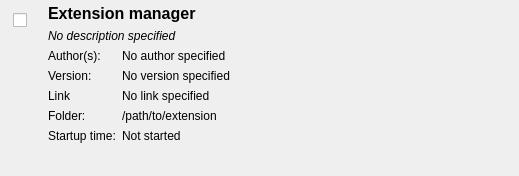
<?xml version="1.0" encoding="UTF-8"?>
<ui version="4.0">
 <class>extension_plugin_manager</class>
 <widget class="QWidget" name="extension_plugin_manager">
  <property name="geometry">
   <rect>
    <x>0</x>
    <y>0</y>
    <width>519</width>
    <height>176</height>
   </rect>
  </property>
  <property name="windowTitle">
   <string>Form</string>
  </property>
  <layout class="QHBoxLayout" name="horizontalLayout">
   <property name="leftMargin">
    <number>4</number>
   </property>
   <property name="topMargin">
    <number>4</number>
   </property>
   <property name="rightMargin">
    <number>4</number>
   </property>
   <property name="bottomMargin">
    <number>4</number>
   </property>
   <item>
    <widget class="QWidget" name="widget_2" native="true">
     <property name="sizePolicy">
      <sizepolicy hsizetype="Fixed" vsizetype="Preferred">
       <horstretch>0</horstretch>
       <verstretch>0</verstretch>
      </sizepolicy>
     </property>
     <layout class="QVBoxLayout" name="verticalLayout">
      <item>
       <widget class="QCheckBox" name="checkbox_enable">
        <property name="sizePolicy">
         <sizepolicy hsizetype="Fixed" vsizetype="Fixed">
          <horstretch>0</horstretch>
          <verstretch>0</verstretch>
         </sizepolicy>
        </property>
        <property name="text">
         <string/>
        </property>
       </widget>
      </item>
      <item>
       <spacer name="verticalSpacer">
        <property name="orientation">
         <enum>Qt::Vertical</enum>
        </property>
        <property name="sizeHint" stdset="0">
         <size>
          <width>20</width>
          <height>40</height>
         </size>
        </property>
       </spacer>
      </item>
     </layout>
    </widget>
   </item>
   <item>
    <widget class="QWidget" name="widget" native="true">
     <layout class="QFormLayout" name="formLayout">
      <property name="leftMargin">
       <number>0</number>
      </property>
      <property name="topMargin">
       <number>0</number>
      </property>
      <property name="rightMargin">
       <number>0</number>
      </property>
      <property name="bottomMargin">
       <number>0</number>
      </property>
      <item row="3" column="0">
       <widget class="QLabel" name="label_desc_author">
        <property name="text">
         <string>Author(s):</string>
        </property>
       </widget>
      </item>
      <item row="3" column="1">
       <widget class="QLabel" name="label_author">
        <property name="text">
         <string>No author specified</string>
        </property>
       </widget>
      </item>
      <item row="4" column="0">
       <widget class="QLabel" name="label_desc_version">
        <property name="text">
         <string>Version:</string>
        </property>
       </widget>
      </item>
      <item row="4" column="1">
       <widget class="QLabel" name="label_version">
        <property name="text">
         <string>No version specified</string>
        </property>
       </widget>
      </item>
      <item row="0" column="0" colspan="2">
       <widget class="QLabel" name="label_name">
        <property name="font">
         <font>
          <pointsize>12</pointsize>
          <weight>75</weight>
          <bold>true</bold>
         </font>
        </property>
        <property name="text">
         <string>Extension manager</string>
        </property>
       </widget>
      </item>
      <item row="2" column="0" colspan="2">
       <widget class="QLabel" name="label_description">
        <property name="font">
         <font>
          <italic>true</italic>
         </font>
        </property>
        <property name="text">
         <string>No description specified</string>
        </property>
       </widget>
      </item>
      <item row="5" column="1">
       <widget class="QLabel" name="label_url">
        <property name="text">
         <string>No link specified</string>
        </property>
       </widget>
      </item>
      <item row="5" column="0">
       <widget class="QLabel" name="label_desc_url">
        <property name="text">
         <string>Link</string>
        </property>
       </widget>
      </item>
      <item row="6" column="1">
       <widget class="QLabel" name="label_folder">
        <property name="text">
         <string>/path/to/extension</string>
        </property>
       </widget>
      </item>
      <item row="6" column="0">
       <widget class="QLabel" name="label_desc_folder">
        <property name="text">
         <string>Folder:</string>
        </property>
       </widget>
      </item>
      <item row="7" column="0">
       <widget class="QLabel" name="label">
        <property name="text">
         <string>Startup time:</string>
        </property>
       </widget>
      </item>
      <item row="7" column="1">
       <widget class="QLabel" name="label_startup_time">
        <property name="text">
         <string>Not started</string>
        </property>
       </widget>
      </item>
     </layout>
    </widget>
   </item>
  </layout>
 </widget>
 <resources/>
 <connections/>
</ui>
